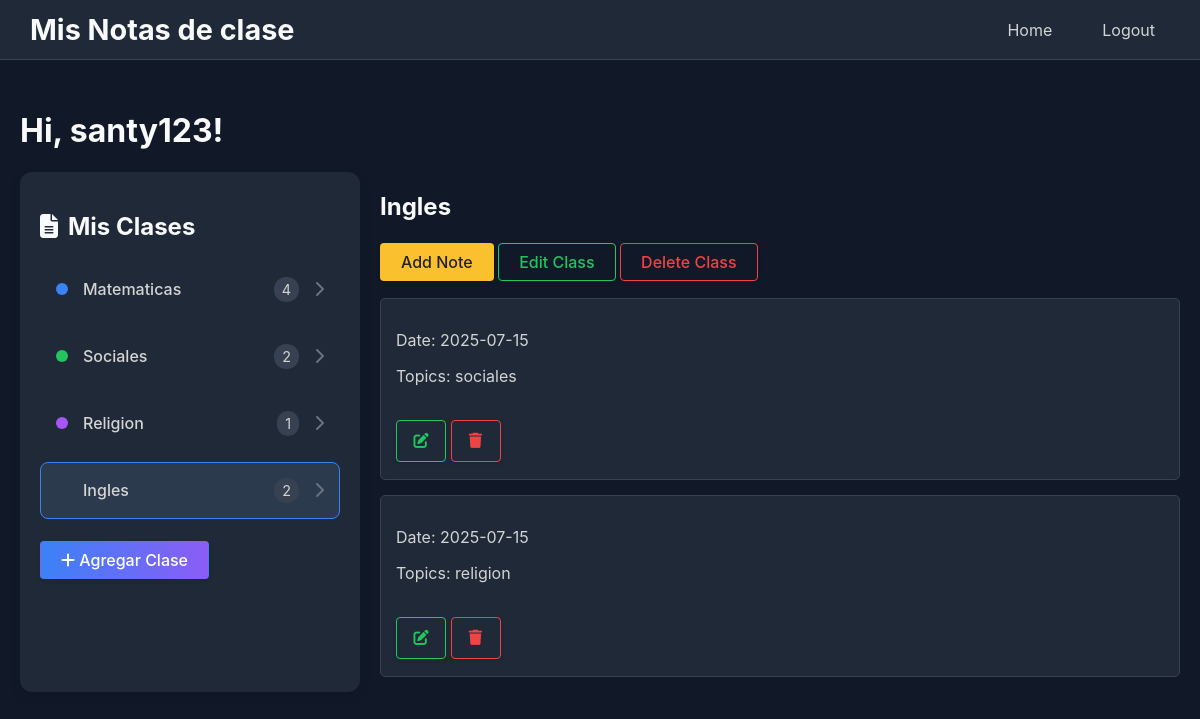
Page /index/4 (signed in) on the committed database.
### app/models.py (models this page shows, shortened)
class User(UserMixin, db.Model):
    id = db.Column(db.Integer, primary_key=True)
    username = db.Column(db.String(64), index=True, unique=True)
    email = db.Column(db.String(120), index=True, unique=True)
    password_hash = db.Column(db.String(128))
    classes = db.relationship('Class', backref='author', lazy='dynamic')

class Class(db.Model):
    id = db.Column(db.Integer, primary_key=True)
    name = db.Column(db.String(140))
    user_id = db.Column(db.Integer, db.ForeignKey('user.id'))
    notes = db.relationship('Note', backref='cl', lazy='dynamic', cascade="all, delete-orphan")

class Note(db.Model):
    id = db.Column(db.Integer, primary_key=True)
    date = db.Column(db.String(140))
    topics = db.Column(db.String(140))
    class_id = db.Column(db.Integer, db.ForeignKey('class.id'))
    images = db.relationship('NoteImage', backref='note', lazy='dynamic', cascade="all, delete-orphan")

### app/routes.py (the view)
@app.route('/')
@app.route('/index')
@app.route('/index/<int:class_id>')
@login_required
def index(class_id=None):
    classes = Class.query.filter_by(user_id=current_user.id).all()
    if class_id is None and classes:
        selected_class = classes[0]
    else:
        selected_class = Class.query.get(class_id)
    notes = []
    if selected_class:
        notes = Note.query.filter_by(class_id=selected_class.id).all()
    return render_template('index.html', title='Home', classes=classes, notes=notes, selected_class=selected_class)

### app/models.py (called while the page is built)
@login.user_loader
def load_user(id):
    return User.query.get(int(id))

### app/templates/index.html (shortened to what this page needs)
{% extends "base.html" %}
{% block content %}
    <h1>Hi, {{ current_user.username }}!</h1>
    <div class="container">
        <div class="classes-menu">
            <h2><i class="fa-solid fa-file-lines"></i> Mis Clases</h2>
            <ul class="class-list">
                {% for class in classes %}
                <li class="class-item {% if selected_class and class.id == selected_class.id %}active{% endif %}">
                    <a href="{{ url_for('index', class_id=class.id) }}">
                        <span class="class-color-dot"></span>
                        <span class="class-name">{{ class.name }}</span>
                        <span class="note-count">{{ class.notes.count() }}</span>
                        <i class="fa-solid fa-chevron-right"></i>
                    </a>
                </li>
                {% endfor %}
            </ul>
            <a href="{{ url_for('add_class') }}" class="btn-action btn-add-class">
                <i class="fa-solid fa-plus"></i> Agregar Clase
            </a>
        </div>
        <div class="day-notes">
            {% if selected_class %}
                <h2>{{ selected_class.name }}</h2>
                <a href="{{ url_for('add_note', class_id=selected_class.id) }}" class="btn-action btn-note">Add Note</a>
                <a href="{{ url_for('edit_class', id=selected_class.id) }}" class="btn-action btn-edit">Edit Class</a>
                <a href="{{ url_for('delete_class', id=selected_class.id) }}" class="btn-action btn-delete">Delete Class</a>
                {% for note in notes %}
                    <div class="note">
                        <p>Date: {{ note.date }}</p>
                        <p>Topics: {{ note.topics }}</p>
                        <div class="note-actions">
                            <a href="{{ url_for('edit_note', id=note.id) }}" class="btn-action btn-edit btn-icon" title="Edit Note"><i class="fa-solid fa-pen-to-square"></i></a>
                            <a href="{{ url_for('delete_note', id=note.id) }}" class="btn-action btn-delete btn-icon" title="Delete Note"><i class="fa-solid fa-trash"></i></a>
                        </div>
                    </div>
                {% endfor %}
            {% else %}
                <h2>Day Notes</h2>
                <p>No class selected. Select a class to see the notes.</p>
            {% endif %}
        </div>
    </div>
{% endblock %}

### app/static/style.css (style rules this page uses)
body { font-family: -apple-system, BlinkMacSystemFont, "Segoe UI", Roboto, Helvetica, Arial, sans-serif; margin: 0; display: flex; height: 100vh; background-color: #111827; color: #d4d4d4; }
.container { display: flex; gap: 20px; }
.classes-menu { width: 300px; background-color: #1F2937; padding: 20px; border-radius: 12px; box-shadow: 0 4px 12px rgba(0, 0, 0, 0.1); }
.classes-menu h2 { display: flex; align-items: center; gap: 10px; font-size: 1.5em; margin-bottom: 20px; }
.class-list { list-style: none; padding: 0; margin: 0; margin-bottom: 20px; }
.class-item { display: flex; align-items: center; padding: 15px; border-radius: 8px; margin-bottom: 10px; cursor: pointer; transition: background-color 0.2s; border: 1px solid transparent; }
.class-item.active { background-color: #2c3a4e; border-color: #3b82f6; }
.class-color-dot { width: 12px; height: 12px; border-radius: 50%; margin-right: 15px; }
.class-item:nth-child(1) .class-color-dot { background-color: #3b82f6; }
.class-item:nth-child(2) .class-color-dot { background-color: #22c55e; }
.class-item:nth-child(3) .class-color-dot { background-color: #a855f7; }
.class-name { flex-grow: 1; font-weight: 500; }
.note-count { background-color: #374151; padding: 4px 8px; border-radius: 12px; font-size: 0.9em; margin-right: 15px; }
.class-item i { color: #6b7280; }
.btn-add-class { display: flex; align-items: center; justify-content: center; padding: 15px; border-radius: 8px; background: linear-gradient(to right, #3b82f6, #8b5cf6); color: white; font-size: 1.1em; font-weight: 500; text-decoration: none; gap: 10px; }
.day-notes { flex-grow: 1; }
.note { background-color: #1F2937; border: 1px solid #374151; padding: 15px; margin-bottom: 15px; margin-top: 15px; border-radius: 5px; }
.note-actions { margin-top: 16px; }
h1, h2, h3 { color: #F9FAFB; }
a { color: #38bdf8; }
.btn-action { display: inline-block; font-family: inherit; font-size: 1em; font-weight: 500; padding: 8px 20px; border: 1px solid transparent; border-radius: 4px; box-shadow: 0 2px 4px rgba(0,0,0,0.08); cursor: pointer; transition: background 0.2s, box-shadow 0.2s, color 0.2s; text-decoration: none; margin: 2px 0; }
.btn-edit { background: transparent; color: #22c55e; border-color: #22c55e; }
.btn-delete { background: transparent; color: #ef4444; border-color: #ef4444; }
.btn-note { background: #fbc02d; color: #222; }
.btn-icon { padding: 4px 8px; font-size: 0.95em; min-width: 32px; min-height: 32px; display: inline-flex; align-items: center; justify-content: center; }
.class-item a { text-decoration: none; color: inherit; display: flex; align-items: center; width: 100%; }

### rows in the picture
User: username "santy123"
Class: name "Matematicas", notes.count "4"
Class: name "Sociales", notes.count "2"
Class: name "Religion", notes.count "1"
Class: name "Ingles", notes.count "2"
Note: date "2025-07-15", topics "sociales"
Note: date "2025-07-15", topics "religion"
